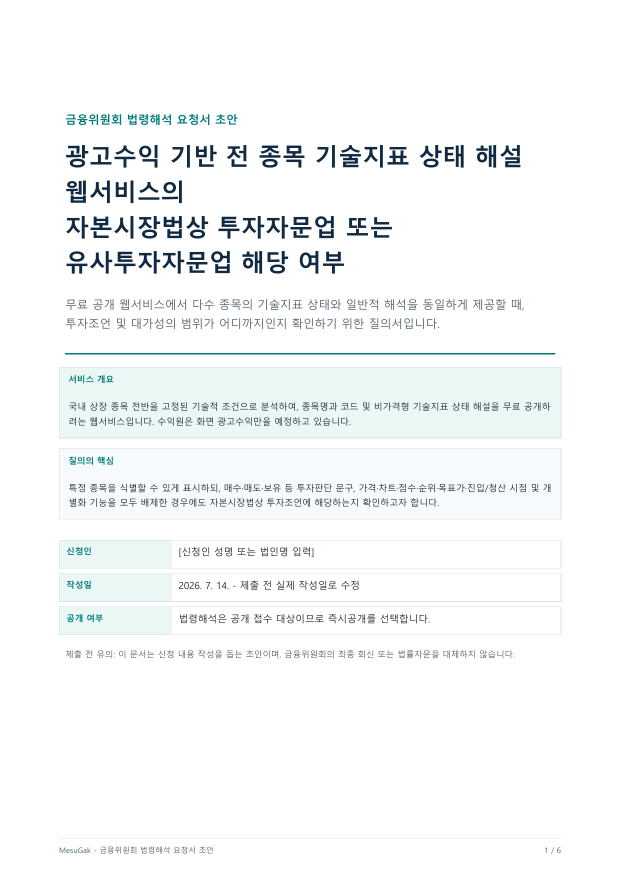
#> input picture tmp/pdfs/mesugak_fsc_legal_interpretation_request_draft_v2/page-1.png, 1241 x 1754 px (shown at 1/2 size); its folder holds only this picture in this run
$ python make_contact_sheet.py
#> lines starting #> are read from the running program, lines starting #| are printed output that depends on the picture
from pathlib import Path
from PIL import Image, ImageDraw
folder = Path(r'C:\Users\baak_jun\Documents\GitHub\MesuGak\tmp\pdfs\mesugak_fsc_legal_interpretation_request_draft_v2')
files = sorted(folder.glob('page-*.png'))
thumbs=[]
for i, path in enumerate(files, 1):
    image=Image.open(path).convert('RGB')
#> image is the input picture: PIL image 1241x1754 RGB; mean R, G, B 245.6, 247.8, 248.4
    image.thumbnail((400, 566))
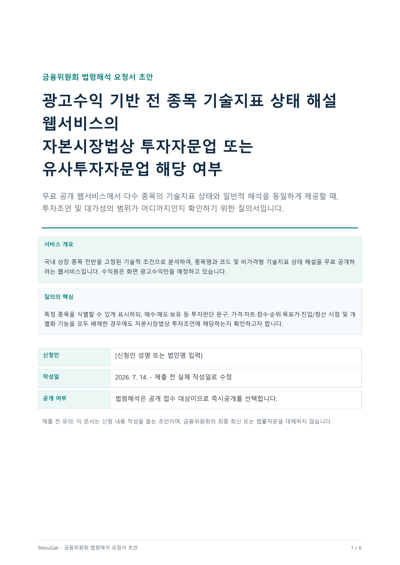
#> image: PIL image 400x565 RGB; mean R, G, B 245.4, 247.6, 248.2
    page=Image.new('RGB', (420, 610), 'white')
#> page: PIL image 420x610 RGB; every value is 255
    page.paste(image, ((420-image.width)//2, 28))
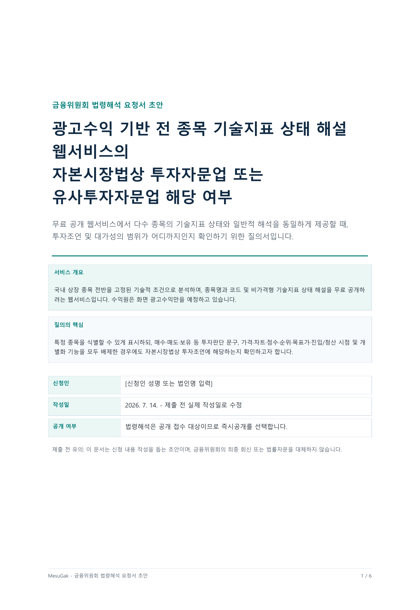
#> page: PIL image 420x610 RGB; mean R, G, B 246.5, 248.5, 249
    ImageDraw.Draw(page).text((12, 5), f'Page {i}', fill='#102A43')
    thumbs.append(page)
sheet=Image.new('RGB', (840, 1830), '#E9EEF3')
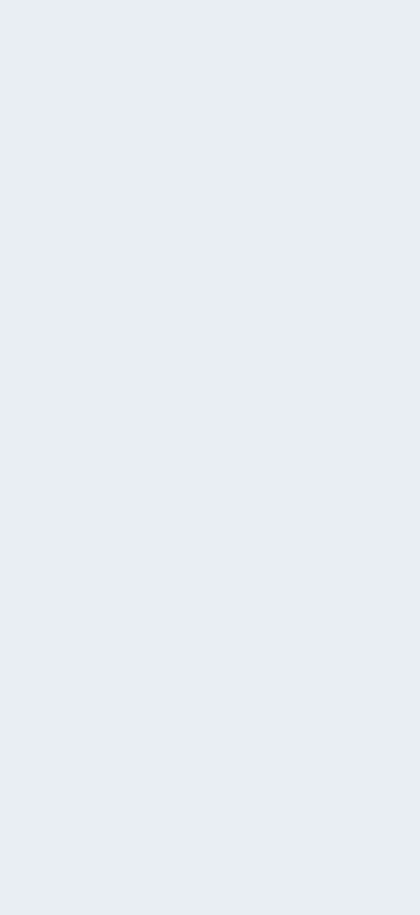
#> sheet: PIL image 840x1830 RGB (shown at 1/2 size); mean R, G, B 233, 238, 243
for i, image in enumerate(thumbs):
    sheet.paste(image, ((i%2)*420, (i//2)*610))
#> this loop made 1 pass
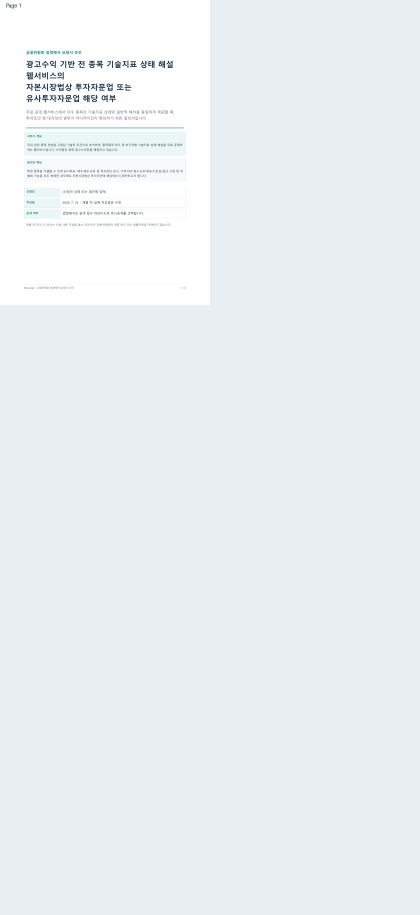
#> sheet: PIL image 840x1830 RGB (shown at 1/2 size); mean R, G, B 235.2, 239.7, 244
out=folder/'contact-sheet.png'
sheet.save(out)
print(out)

$ run again, on tmp/pdfs/mesugak_fsc_legal_interpretation_request_draft_v2/page-5.png
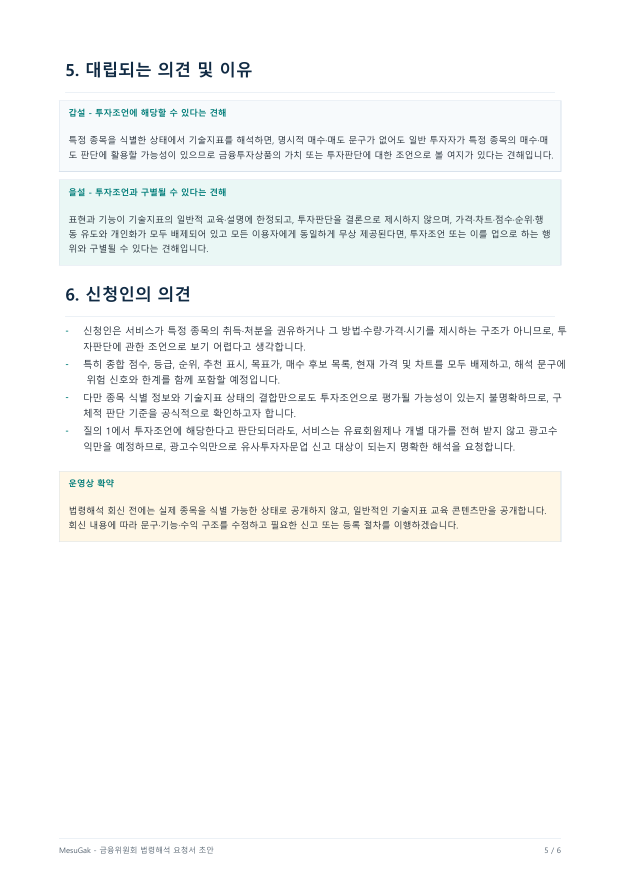
#> input picture tmp/pdfs/mesugak_fsc_legal_interpretation_request_draft_v2/page-5.png, 1241 x 1754 px (shown at 1/2 size)
#> image is the input picture: PIL image 1241x1754 RGB; mean R, G, B 247.3, 248.5, 247.7
#> image: PIL image 400x565 RGB
#> `page.paste(image, ((420-image.width)//2, 28))`:
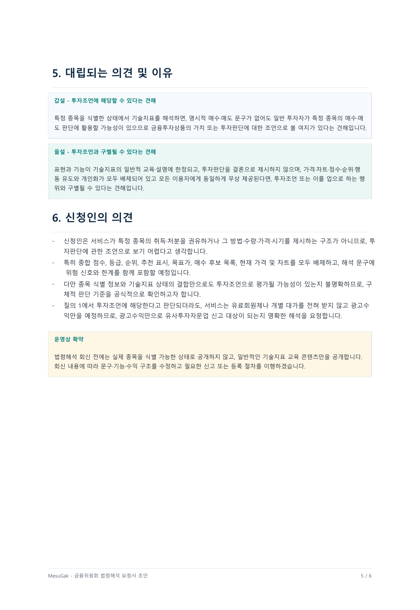
#> page: PIL image 420x610 RGB; mean R, G, B 248.1, 249.2, 248.5
#> the loop `for i, image in enumerate(thumbs):` made 1 pass
#> after the loop `for i, image in enumerate(thumbs):`:
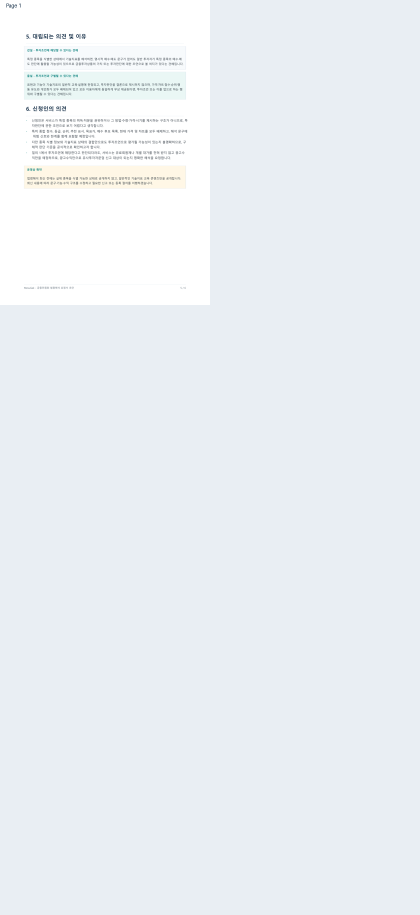
#> sheet: PIL image 840x1830 RGB (shown at 1/2 size); mean R, G, B 235.5, 239.9, 243.9

$ run again, on tmp/pdfs/mesugak_fsc_legal_interpretation_request_draft_v2/page-6.png
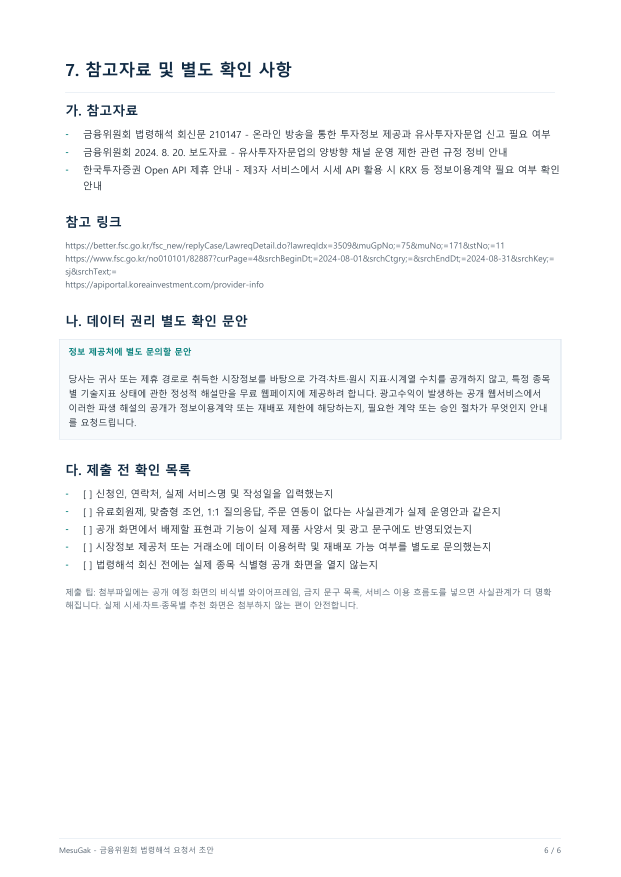
#> input picture tmp/pdfs/mesugak_fsc_legal_interpretation_request_draft_v2/page-6.png, 1241 x 1754 px (shown at 1/2 size)
#> image is the input picture: PIL image 1241x1754 RGB; mean R, G, B 248.4, 249.1, 249.7
#> image: PIL image 400x565 RGB
#> `page.paste(image, ((420-image.width)//2, 28))`:
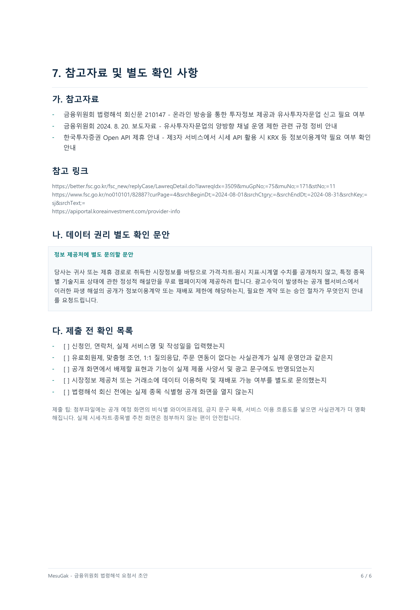
#> page: PIL image 420x610 RGB; mean R, G, B 249, 249.7, 250.1
#> the loop `for i, image in enumerate(thumbs):` made 1 pass
#> after the loop `for i, image in enumerate(thumbs):`:
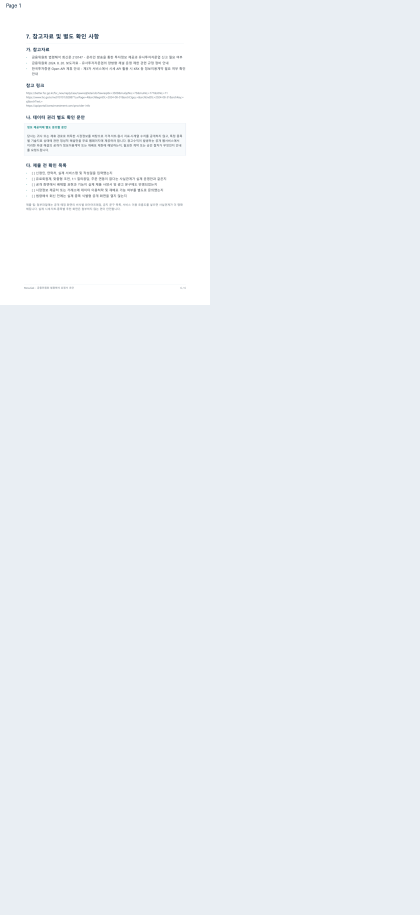
#> sheet: PIL image 840x1830 RGB (shown at 1/2 size); mean R, G, B 235.7, 239.9, 244.2

$ run again, on tmp/pdfs/mesugak_fsc_legal_interpretation_request_draft_v2/page-2.png
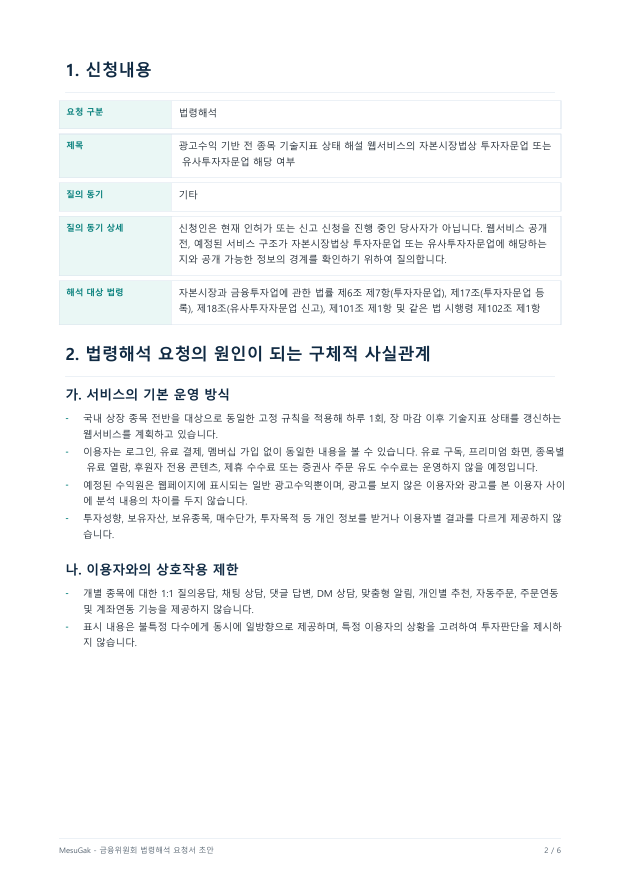
#> input picture tmp/pdfs/mesugak_fsc_legal_interpretation_request_draft_v2/page-2.png, 1241 x 1754 px (shown at 1/2 size)
#> image is the input picture: PIL image 1241x1754 RGB; mean R, G, B 247.3, 248.4, 248.8
#> image: PIL image 400x565 RGB
#> `page.paste(image, ((420-image.width)//2, 28))`:
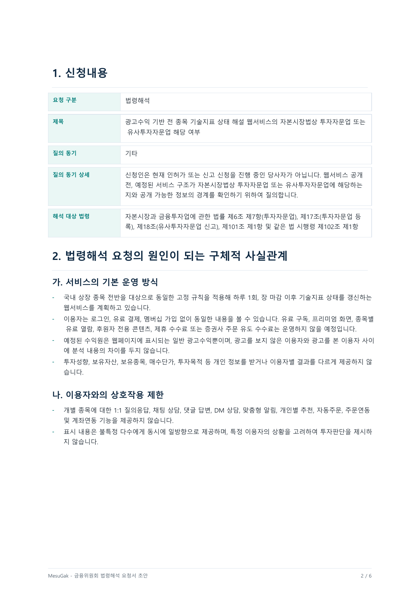
#> page: PIL image 420x610 RGB; mean R, G, B 248, 249, 249.3
#> the loop `for i, image in enumerate(thumbs):` made 1 pass
#> after the loop `for i, image in enumerate(thumbs):`:
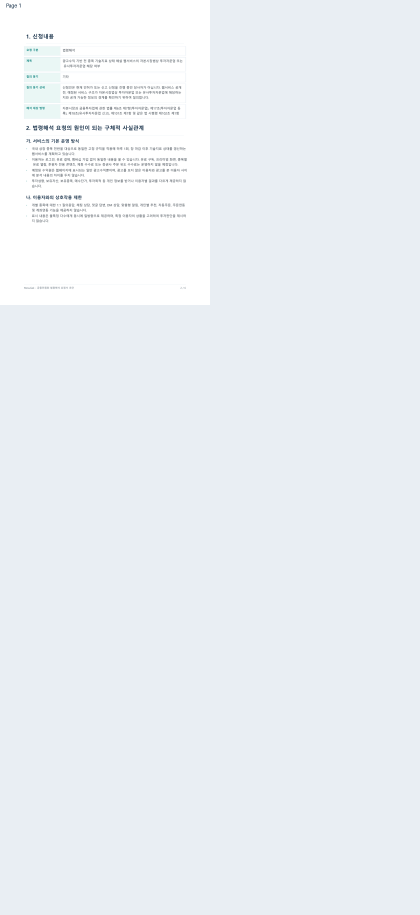
#> sheet: PIL image 840x1830 RGB (shown at 1/2 size); mean R, G, B 235.5, 239.8, 244

$ run again, on tmp/pdfs/mesugak_fsc_legal_interpretation_request_draft_v2/page-3.png
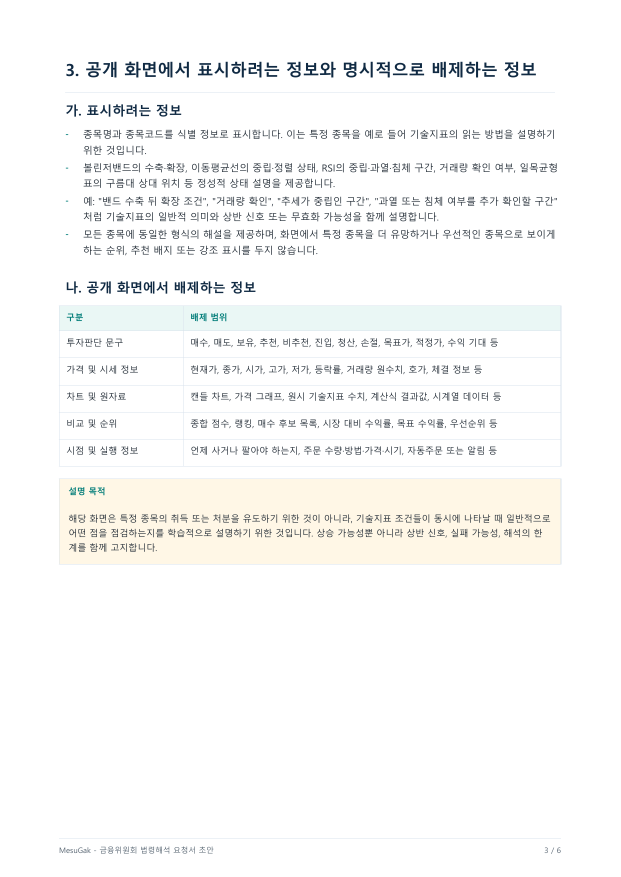
#> input picture tmp/pdfs/mesugak_fsc_legal_interpretation_request_draft_v2/page-3.png, 1241 x 1754 px (shown at 1/2 size)
#> image is the input picture: PIL image 1241x1754 RGB; mean R, G, B 248.5, 248.7, 247.8
#> image: PIL image 400x565 RGB
#> the loop `for i, image in enumerate(thumbs):` made 1 pass
#> after the loop `for i, image in enumerate(thumbs):`:
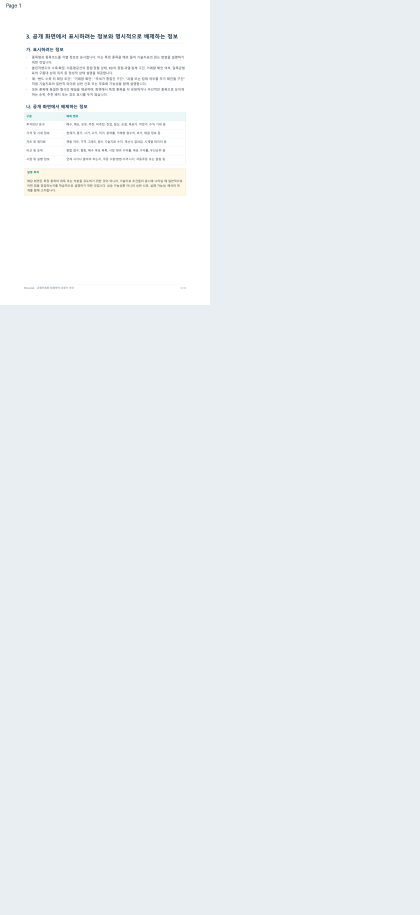
#> sheet: PIL image 840x1830 RGB (shown at 1/2 size); mean R, G, B 235.7, 239.9, 243.9
